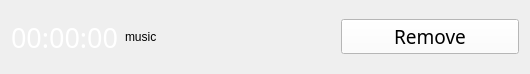
<?xml version="1.0" encoding="UTF-8"?>
<ui version="4.0">
 <class>Alarm</class>
 <widget class="QWidget" name="Alarm">
  <property name="geometry">
   <rect>
    <x>0</x>
    <y>0</y>
    <width>530</width>
    <height>74</height>
   </rect>
  </property>
  <property name="windowTitle">
   <string>Form</string>
  </property>
  <property name="styleSheet">
   <string notr="true"/>
  </property>
  <layout class="QHBoxLayout" name="horizontalLayout" stretch="0,0,1,1">
   <item>
    <widget class="QLabel" name="time_label">
     <property name="font">
      <font>
       <family>Papyrus</family>
       <pointsize>20</pointsize>
      </font>
     </property>
     <property name="styleSheet">
      <string notr="true">color: white;</string>
     </property>
     <property name="text">
      <string>00:00:00</string>
     </property>
    </widget>
   </item>
   <item>
    <widget class="QLabel" name="label">
     <property name="text">
      <string>music</string>
     </property>
    </widget>
   </item>
   <item>
    <spacer name="horizontalSpacer">
     <property name="orientation">
      <enum>Qt::Horizontal</enum>
     </property>
     <property name="sizeHint" stdset="0">
      <size>
       <width>40</width>
       <height>20</height>
      </size>
     </property>
    </spacer>
   </item>
   <item>
    <widget class="QPushButton" name="remove_btn">
     <property name="font">
      <font>
       <family>Old English Text MT</family>
       <pointsize>14</pointsize>
      </font>
     </property>
     <property name="styleSheet">
      <string notr="true">background: white;</string>
     </property>
     <property name="text">
      <string>Remove</string>
     </property>
    </widget>
   </item>
  </layout>
 </widget>
 <resources/>
 <connections/>
</ui>
